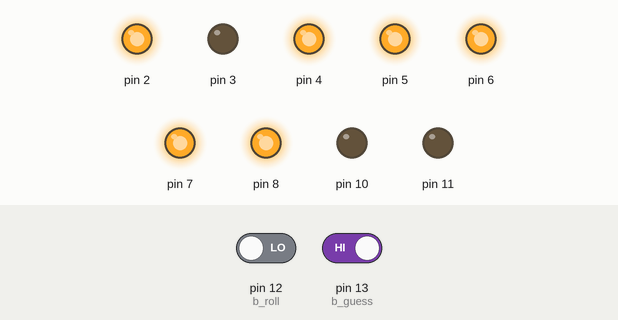
Recording of a sketch running on a simulated Arduino Uno, built with avr-gcc and run on an emulated ATmega328P. Shown: output pins drawn as LEDs (lit = HIGH). Dashed ring = blinking. Inputs (shaded band) come from the test bench; at power-on: pin 12 (b_roll) LOW, pin 13 (b_guess) HIGH. Random numbers use the default seed unless the sketch sets one.

Above: at 2.25 s.
2.3 s: pin 12 (b_roll) driven HIGH
At 3.25 s:
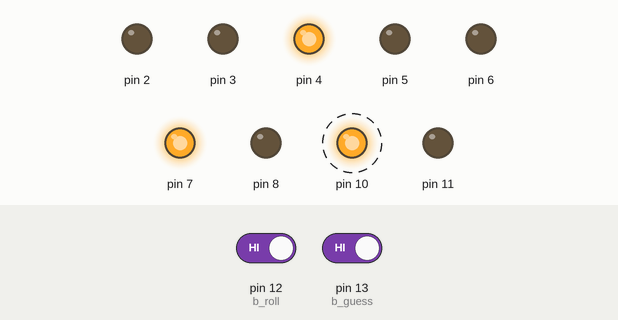
5.8 s: pin 12 (b_roll) driven LOW
At 9.3 s:
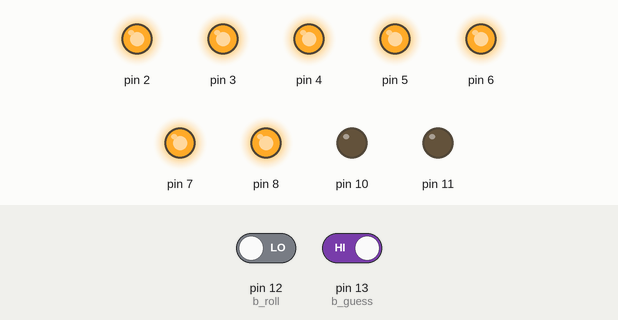
9.6 s: pin 13 (b_guess) driven LOW
12.1 s: pin 13 (b_guess) driven HIGH
At 12.22 s:
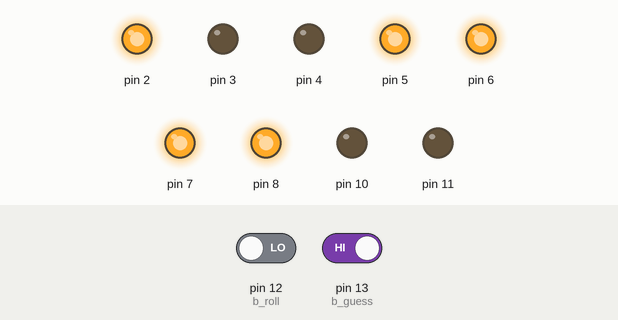
Timing chart, 0 to 62.3 s (numbered marks = the images above; inputs shaded):
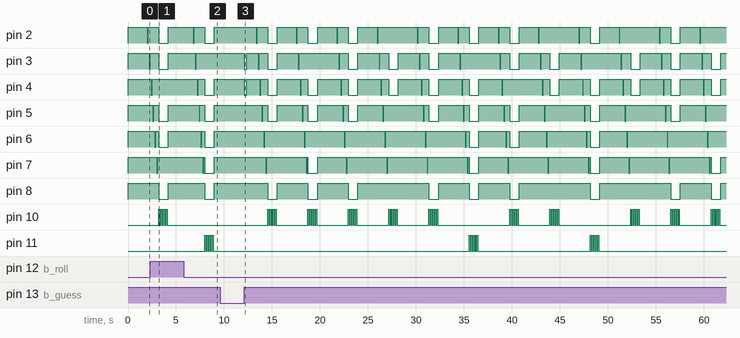

The sketch:

dice_game.ino
```cpp
#define b_guess 13
#define b_roll 12
#define t 11
#define f 10
int i = 0;
void setup() {
 Serial.begin(9600);
  pinMode(b_guess,INPUT);
  pinMode(b_roll,INPUT);
  pinMode(2,OUTPUT);
  pinMode(3,OUTPUT);
  pinMode(4,OUTPUT);
  pinMode(5,OUTPUT);
  pinMode(6,OUTPUT);
  pinMode(7,OUTPUT);
  pinMode(8,OUTPUT);
  pinMode(11,OUTPUT);
  pinMode(10,OUTPUT);
  random(7);
  clearled();
}
int show[6][7] = {
   {1,0,0,1,1,1,1}, //print 1
   {0,0,1,0,0,1,0}, //print 2
   {0,0,0,0,1,1,0}, //print 3
   {1,0,0,1,1,0,0}, //print 4
   {0,1,0,0,1,0,0}, //print 5
   {0,1,0,0,0,0,0} //print 6
  };

//int beep[7] = {

void clearled()
{
  for (int y = 0; y < 7; y++)
  {
    digitalWrite(y + 2, 1);
  }
  delay(1000);
}

void loading(){
  for(int x=0;x<=5;x++){
   digitalWrite(x+2,0);
   delay(100);
   digitalWrite(x+2,1);
   delay(100);
  }
}

int num=5;


void loop() {

  // 7 SEGMENT DISPLAY
    int c_b_guess = digitalRead(13);
    if(c_b_guess == LOW){
    while (digitalRead(b_guess) == LOW);
      if(num<5){
      num++;
    }
      else{
      num=0;
    }
      for(i=0;i<=6;i++){
        digitalWrite(i+2,show[num][i]);
      }
    delay(250);

    }
   // random function

    int c_b_roll = digitalRead(12);
    if(c_b_roll == LOW){
     while (digitalRead(b_guess) == LOW);
      clearled();
      loading();
      for(int a=0;a<=6;a++){
      }
      int r_roll = random(0,6);
      for(i=0;i<=6;i++){
        digitalWrite(i+2,show[r_roll][i]);
      }
    //check
    if(r_roll == num){

      digitalWrite(11,HIGH);
      delay(100);
      digitalWrite(11,LOW);
      delay(100);
      digitalWrite(11,HIGH);
      delay(100);
      digitalWrite(11,LOW);
      delay(100);
      digitalWrite(11,HIGH);
      delay(100);
      digitalWrite(11,LOW);
      delay(100);
      digitalWrite(11,HIGH);
      delay(100);
      digitalWrite(11,LOW);
      delay(100);
      digitalWrite(11,HIGH);
      delay(100);
      digitalWrite(11,LOW);
      delay(100);
    }
    else{
      digitalWrite(10,HIGH);
      delay(100);
      digitalWrite(10,LOW);
      delay(100);
      digitalWrite(10,HIGH);
      delay(100);
      digitalWrite(10,LOW);
      delay(100);
      digitalWrite(10,HIGH);
      delay(100);
      digitalWrite(10,LOW);
      delay(100);
      digitalWrite(10,HIGH);
      delay(100);
      digitalWrite(10,LOW);
      delay(100);
      digitalWrite(10,HIGH);
      delay(100);
      digitalWrite(10,LOW);
      delay(100);
      }
       clearled();
       num = 5;
    }

   }
```

Measured:
- after the input at 5.8 s, pin 2: HIGH → LOW after 1.0 s, → HIGH 0.10 s later, → LOW 1.1 s later, → HIGH 1.0 s later; pin 3: HIGH → LOW after 1.2 s, → HIGH 0.10 s later
- after the input at 9.6 s, every drawn part: stays the same
- after the input at 12.1 s, pin 2: HIGH → LOW after 1.3 s, → HIGH 0.10 s later, → LOW 1.1 s later, → HIGH 1.0 s later, … (40 changes in this stretch); pin 3: HIGH → LOW at once, → HIGH 0.25 s later, → LOW 1.2 s later, → HIGH 0.10 s later, … (44 changes in this stretch)
- by itself, pin 10: alternates HIGH for 0.10 s and LOW for 0.10 s, 10 changes in all, then stays LOW
